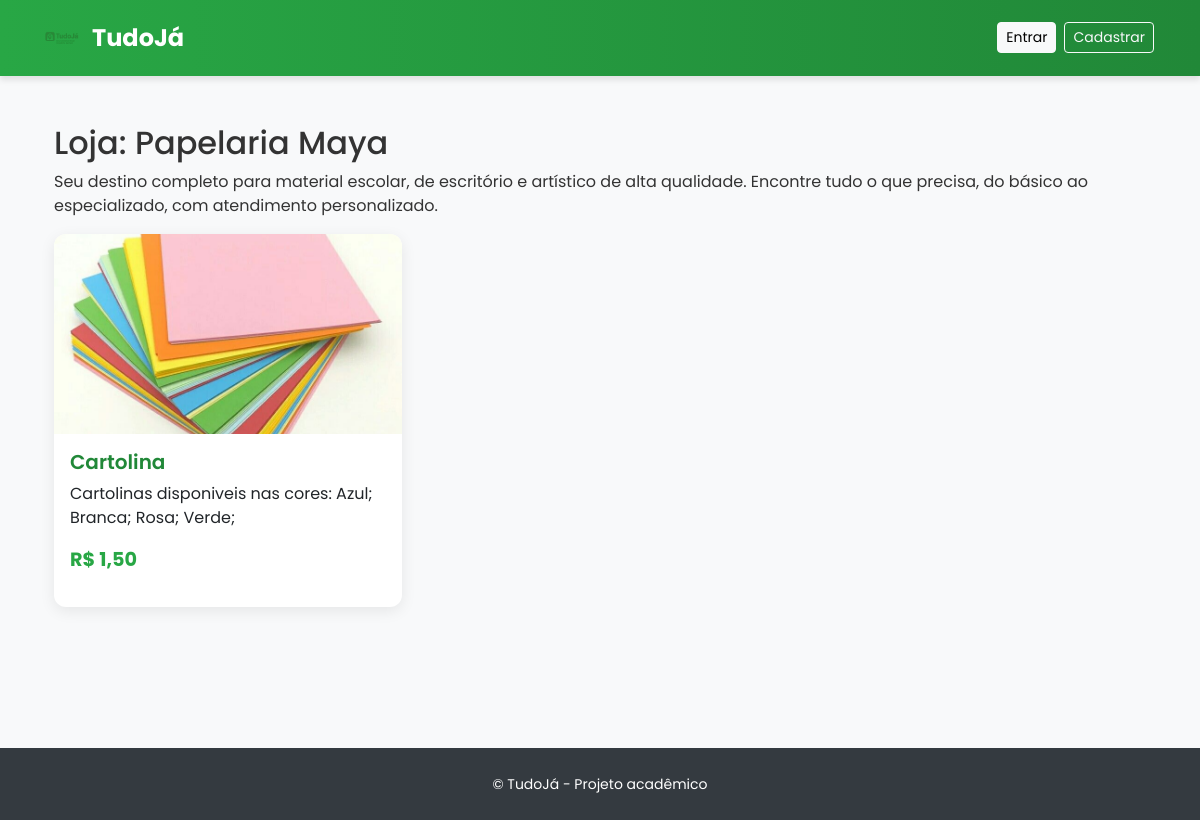
/loja/loja/1/, run on the app's committed database.
### Funcionalidades/cadastrar_loja/models.py (models this page shows, shortened)
class Store(models.Model):
    owner = models.OneToOneField(User, on_delete=models.CASCADE, related_name='store')
    name = models.CharField("Nome da loja", max_length=150)
    description = models.TextField(blank=True)
    logo = models.ImageField(upload_to='store_logos/', blank=True, null=True)
    created_at = models.DateTimeField(default=timezone.now)

class Product(models.Model):
    store = models.ForeignKey(Store, on_delete=models.CASCADE, related_name='products')
    name = models.CharField("Nome do produto", max_length=200)
    description = models.TextField(blank=True)
    price = models.DecimalField(max_digits=10, decimal_places=2)
    quantity = models.PositiveIntegerField(default=0)
    image = models.ImageField(upload_to='product_images/', blank=True, null=True)
    active = models.BooleanField(default=True)
    created_at = models.DateTimeField(auto_now_add=True)

### Funcionalidades/cadastrar_loja/views.py (the view)
# urls.py: path('loja/<int:store_id>/', views.loja_detalhe, name='loja_detalhe'),  # produtos de uma loja específica
def loja_detalhe(request, store_id):
    store = get_object_or_404(Store, id=store_id)
    products = Product.objects.filter(store=store)
    return render(request, 'lojas/loja_detalhe.html', {'store': store, 'products': products})

### templates/lojas/loja_detalhe.html
{% extends "base.html" %}
{% block content %}
<div class="container mt-4">
    <h2>Loja: {{ store.name }}</h2>
    {% if store.description %}
        <p>{{ store.description }}</p>
    {% endif %}
    {% if products %}
    <div class="row">
        {% for p in products %}
        <div class="col-md-4">
            <div class="card mb-3">
                {% if p.image %}
                <img src="{{ p.image.url }}" class="card-img-top" alt="{{ p.name }}">
                {% endif %}
                <div class="card-body">
                    <h5 class="card-title">{{ p.name }}</h5>
                    <p class="card-text">{{ p.description|truncatechars:80 }}</p>
                    <p class="card-text"><strong>R$ {{ p.price }}</strong></p>
                </div>
            </div>
        </div>
        {% endfor %}
    </div>
    {% else %}
    <p>Esta loja ainda não possui produtos.</p>
    {% endif %}
</div>
{% endblock %}

### templates/base.html (style rules this page uses)
body { font-family: 'Poppins', sans-serif; background-color: #f8f9fa; color: #333; }
.card { border: none; border-radius: 12px; box-shadow: 0 4px 15px rgba(0,0,0,0.08); transition: all 0.3s ease; overflow: hidden; height: 100%; }
.card-body { display: flex; flex-direction: column; }
.card-title { font-weight: 600; color: #218838; }
.card-img-top { height: 200px; object-fit: cover; }
.card-text strong { color: #28a745; font-size: 1.2rem; }

### data on the page
Store: name "Papelaria Maya", description "Seu destino completo para material escolar, de escritório e artístico de alta qualidade. Encontre tudo o que precisa, do básico ao especializado, com atendimento personalizado."
Product: image (picture), name "Cartolina", description "Cartolinas disponiveis nas cores: Azul; Branca; Rosa; Verde;", price "1,50"
